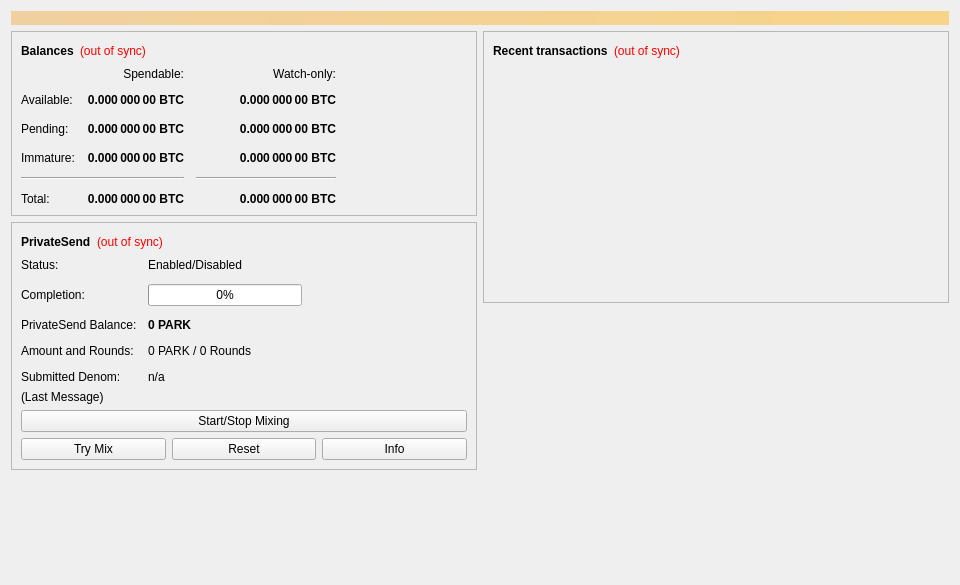
<?xml version="1.0" encoding="UTF-8"?>
<ui version="4.0">
 <class>OverviewPage</class>
 <widget class="QWidget" name="OverviewPage">
  <property name="geometry">
   <rect>
    <x>0</x>
    <y>0</y>
    <width>960</width>
    <height>585</height>
   </rect>
  </property>
  <property name="minimumSize">
   <size>
    <width>960</width>
    <height>0</height>
   </size>
  </property>
  <property name="windowTitle">
   <string>Form</string>
  </property>
  <layout class="QVBoxLayout" name="topLayout">
   <item>
    <widget class="QLabel" name="labelAlerts">
     <property name="visible">
      <bool>false</bool>
     </property>
     <property name="styleSheet">
      <string notr="true">QLabel { background-color: qlineargradient(x1: 0, y1: 0, x2: 1, y2: 0, stop:0 #F0D0A0, stop:1 #F8D488); color:#000000; }</string>
     </property>
     <property name="wordWrap">
      <bool>true</bool>
     </property>
     <property name="margin">
      <number>3</number>
     </property>
     <property name="textInteractionFlags">
      <set>Qt::TextSelectableByMouse</set>
     </property>
    </widget>
   </item>
   <item>
    <layout class="QHBoxLayout" name="horizontalLayout" stretch="1,1">
     <item>
      <layout class="QVBoxLayout" name="verticalLayout_2">
       <item>
        <widget class="QFrame" name="frame">
         <property name="frameShape">
          <enum>QFrame::StyledPanel</enum>
         </property>
         <property name="frameShadow">
          <enum>QFrame::Raised</enum>
         </property>
         <layout class="QVBoxLayout" name="verticalLayout_4">
          <item>
           <layout class="QHBoxLayout" name="horizontalLayout_4">
            <item>
             <widget class="QLabel" name="label_5">
              <property name="font">
               <font>
                <weight>75</weight>
                <bold>true</bold>
               </font>
              </property>
              <property name="text">
               <string>Balances</string>
              </property>
             </widget>
            </item>
            <item>
             <widget class="QLabel" name="labelWalletStatus">
              <property name="toolTip">
               <string>The displayed information may be out of date. Your wallet automatically synchronizes with the Parking network after a connection is established, but this process has not completed yet.</string>
              </property>
              <property name="styleSheet">
               <string notr="true">QLabel { color: red; }</string>
              </property>
              <property name="text">
               <string notr="true">(out of sync)</string>
              </property>
              <property name="alignment">
               <set>Qt::AlignLeading|Qt::AlignLeft|Qt::AlignVCenter</set>
              </property>
             </widget>
            </item>
            <item>
             <spacer name="horizontalSpacer_3">
              <property name="orientation">
               <enum>Qt::Horizontal</enum>
              </property>
              <property name="sizeHint" stdset="0">
               <size>
                <width>40</width>
                <height>20</height>
               </size>
              </property>
             </spacer>
            </item>
           </layout>
          </item>
          <item>
           <layout class="QGridLayout" name="gridLayout">
            <property name="spacing">
             <number>12</number>
            </property>
            <item row="2" column="2">
             <widget class="QLabel" name="labelWatchPending">
              <property name="font">
               <font>
                <weight>75</weight>
                <bold>true</bold>
               </font>
              </property>
              <property name="cursor">
               <cursorShape>IBeamCursor</cursorShape>
              </property>
              <property name="toolTip">
               <string>Unconfirmed transactions to watch-only addresses</string>
              </property>
              <property name="text">
               <string notr="true">0.000 000 00 BTC</string>
              </property>
              <property name="alignment">
               <set>Qt::AlignRight|Qt::AlignTrailing|Qt::AlignVCenter</set>
              </property>
              <property name="textInteractionFlags">
               <set>Qt::LinksAccessibleByMouse|Qt::TextSelectableByKeyboard|Qt::TextSelectableByMouse</set>
              </property>
             </widget>
            </item>
            <item row="2" column="1">
             <widget class="QLabel" name="labelUnconfirmed">
              <property name="font">
               <font>
                <weight>75</weight>
                <bold>true</bold>
               </font>
              </property>
              <property name="cursor">
               <cursorShape>IBeamCursor</cursorShape>
              </property>
              <property name="toolTip">
               <string>Total of transactions that have yet to be confirmed, and do not yet count toward the spendable balance</string>
              </property>
              <property name="text">
               <string notr="true">0.000 000 00 BTC</string>
              </property>
              <property name="alignment">
               <set>Qt::AlignRight|Qt::AlignTrailing|Qt::AlignVCenter</set>
              </property>
              <property name="textInteractionFlags">
               <set>Qt::LinksAccessibleByMouse|Qt::TextSelectableByKeyboard|Qt::TextSelectableByMouse</set>
              </property>
             </widget>
            </item>
            <item row="3" column="2">
             <widget class="QLabel" name="labelWatchImmature">
              <property name="font">
               <font>
                <weight>75</weight>
                <bold>true</bold>
               </font>
              </property>
              <property name="cursor">
               <cursorShape>IBeamCursor</cursorShape>
              </property>
              <property name="toolTip">
               <string>Mined balance in watch-only addresses that has not yet matured</string>
              </property>
              <property name="text">
               <string notr="true">0.000 000 00 BTC</string>
              </property>
              <property name="alignment">
               <set>Qt::AlignRight|Qt::AlignTrailing|Qt::AlignVCenter</set>
              </property>
              <property name="textInteractionFlags">
               <set>Qt::LinksAccessibleByMouse|Qt::TextSelectableByKeyboard|Qt::TextSelectableByMouse</set>
              </property>
             </widget>
            </item>
            <item row="4" column="0" colspan="2">
             <widget class="Line" name="lineSpendableBalance">
              <property name="orientation">
               <enum>Qt::Horizontal</enum>
              </property>
             </widget>
            </item>
            <item row="4" column="2">
             <widget class="Line" name="lineWatchBalance">
              <property name="sizePolicy">
               <sizepolicy hsizetype="Preferred" vsizetype="Fixed">
                <horstretch>0</horstretch>
                <verstretch>0</verstretch>
               </sizepolicy>
              </property>
              <property name="minimumSize">
               <size>
                <width>140</width>
                <height>0</height>
               </size>
              </property>
              <property name="orientation">
               <enum>Qt::Horizontal</enum>
              </property>
             </widget>
            </item>
            <item row="5" column="0">
             <widget class="QLabel" name="labelTotalText">
              <property name="text">
               <string>Total:</string>
              </property>
             </widget>
            </item>
            <item row="3" column="1">
             <widget class="QLabel" name="labelImmature">
              <property name="font">
               <font>
                <weight>75</weight>
                <bold>true</bold>
               </font>
              </property>
              <property name="cursor">
               <cursorShape>IBeamCursor</cursorShape>
              </property>
              <property name="toolTip">
               <string>Mined balance that has not yet matured</string>
              </property>
              <property name="text">
               <string notr="true">0.000 000 00 BTC</string>
              </property>
              <property name="alignment">
               <set>Qt::AlignRight|Qt::AlignTrailing|Qt::AlignVCenter</set>
              </property>
              <property name="textInteractionFlags">
               <set>Qt::LinksAccessibleByMouse|Qt::TextSelectableByKeyboard|Qt::TextSelectableByMouse</set>
              </property>
             </widget>
            </item>
            <item row="2" column="3">
             <spacer name="horizontalSpacer_2">
              <property name="orientation">
               <enum>Qt::Horizontal</enum>
              </property>
              <property name="sizeHint" stdset="0">
               <size>
                <width>40</width>
                <height>20</height>
               </size>
              </property>
             </spacer>
            </item>
            <item row="3" column="0">
             <widget class="QLabel" name="labelImmatureText">
              <property name="text">
               <string>Immature:</string>
              </property>
             </widget>
            </item>
            <item row="5" column="1">
             <widget class="QLabel" name="labelTotal">
              <property name="font">
               <font>
                <weight>75</weight>
                <bold>true</bold>
               </font>
              </property>
              <property name="cursor">
               <cursorShape>IBeamCursor</cursorShape>
              </property>
              <property name="toolTip">
               <string>Your current total balance</string>
              </property>
              <property name="text">
               <string notr="true">0.000 000 00 BTC</string>
              </property>
              <property name="alignment">
               <set>Qt::AlignRight|Qt::AlignTrailing|Qt::AlignVCenter</set>
              </property>
              <property name="textInteractionFlags">
               <set>Qt::LinksAccessibleByMouse|Qt::TextSelectableByKeyboard|Qt::TextSelectableByMouse</set>
              </property>
             </widget>
            </item>
            <item row="5" column="2">
             <widget class="QLabel" name="labelWatchTotal">
              <property name="font">
               <font>
                <weight>75</weight>
                <bold>true</bold>
               </font>
              </property>
              <property name="cursor">
               <cursorShape>IBeamCursor</cursorShape>
              </property>
              <property name="toolTip">
               <string>Current total balance in watch-only addresses</string>
              </property>
              <property name="text">
               <string notr="true">0.000 000 00 BTC</string>
              </property>
              <property name="alignment">
               <set>Qt::AlignRight|Qt::AlignTrailing|Qt::AlignVCenter</set>
              </property>
              <property name="textInteractionFlags">
               <set>Qt::LinksAccessibleByMouse|Qt::TextSelectableByKeyboard|Qt::TextSelectableByMouse</set>
              </property>
             </widget>
            </item>
            <item row="0" column="2">
             <widget class="QLabel" name="labelWatchonly">
              <property name="text">
               <string>Watch-only:</string>
              </property>
              <property name="alignment">
               <set>Qt::AlignRight|Qt::AlignTrailing|Qt::AlignVCenter</set>
              </property>
             </widget>
            </item>
            <item row="1" column="0">
             <widget class="QLabel" name="labelBalanceText">
              <property name="text">
               <string>Available:</string>
              </property>
             </widget>
            </item>
            <item row="1" column="1">
             <widget class="QLabel" name="labelBalance">
              <property name="font">
               <font>
                <weight>75</weight>
                <bold>true</bold>
               </font>
              </property>
              <property name="cursor">
               <cursorShape>IBeamCursor</cursorShape>
              </property>
              <property name="toolTip">
               <string>Your current spendable balance</string>
              </property>
              <property name="text">
               <string notr="true">0.000 000 00 BTC</string>
              </property>
              <property name="alignment">
               <set>Qt::AlignRight|Qt::AlignTrailing|Qt::AlignVCenter</set>
              </property>
              <property name="textInteractionFlags">
               <set>Qt::LinksAccessibleByMouse|Qt::TextSelectableByKeyboard|Qt::TextSelectableByMouse</set>
              </property>
             </widget>
            </item>
            <item row="1" column="2">
             <widget class="QLabel" name="labelWatchAvailable">
              <property name="font">
               <font>
                <weight>75</weight>
                <bold>true</bold>
               </font>
              </property>
              <property name="cursor">
               <cursorShape>IBeamCursor</cursorShape>
              </property>
              <property name="toolTip">
               <string>Your current balance in watch-only addresses</string>
              </property>
              <property name="text">
               <string notr="true">0.000 000 00 BTC</string>
              </property>
              <property name="alignment">
               <set>Qt::AlignRight|Qt::AlignTrailing|Qt::AlignVCenter</set>
              </property>
              <property name="textInteractionFlags">
               <set>Qt::LinksAccessibleByMouse|Qt::TextSelectableByKeyboard|Qt::TextSelectableByMouse</set>
              </property>
             </widget>
            </item>
            <item row="2" column="0">
             <widget class="QLabel" name="labelPendingText">
              <property name="text">
               <string>Pending:</string>
              </property>
             </widget>
            </item>
            <item row="0" column="1">
             <widget class="QLabel" name="labelSpendable">
              <property name="text">
               <string>Spendable:</string>
              </property>
              <property name="alignment">
               <set>Qt::AlignRight|Qt::AlignTrailing|Qt::AlignVCenter</set>
              </property>
             </widget>
            </item>
           </layout>
          </item>
         </layout>
        </widget>
       </item>
       <item>
        <widget class="QFrame" name="framePrivateSend">
         <property name="layoutDirection">
          <enum>Qt::LeftToRight</enum>
         </property>
         <property name="frameShape">
          <enum>QFrame::StyledPanel</enum>
         </property>
         <property name="frameShadow">
          <enum>QFrame::Raised</enum>
         </property>
         <layout class="QVBoxLayout" name="VerticalLayout_PS1">
          <item>
           <layout class="QHBoxLayout" name="horizontalLayout_5">
            <item>
             <widget class="QLabel" name="labelPrivateSendHeader">
              <property name="font">
               <font>
                <weight>75</weight>
                <bold>true</bold>
               </font>
              </property>
              <property name="text">
               <string>PrivateSend</string>
              </property>
             </widget>
            </item>
            <item>
             <widget class="QLabel" name="labelPrivateSendSyncStatus">
              <property name="toolTip">
               <string>The displayed information may be out of date. Your wallet automatically synchronizes with the Parking network after a connection is established, but this process has not completed yet.</string>
              </property>
              <property name="styleSheet">
               <string notr="true">QLabel { color: red; }</string>
              </property>
              <property name="text">
               <string notr="true">(out of sync)</string>
              </property>
              <property name="alignment">
               <set>Qt::AlignLeading|Qt::AlignLeft|Qt::AlignVCenter</set>
              </property>
             </widget>
            </item>
            <item>
             <spacer name="horizontalSpacer_4">
              <property name="orientation">
               <enum>Qt::Horizontal</enum>
              </property>
              <property name="sizeHint" stdset="0">
               <size>
                <width>40</width>
                <height>20</height>
               </size>
              </property>
             </spacer>
            </item>
           </layout>
          </item>
          <item>
           <layout class="QFormLayout" name="privateSendFormLayout">
            <property name="fieldGrowthPolicy">
             <enum>QFormLayout::AllNonFixedFieldsGrow</enum>
            </property>
            <property name="horizontalSpacing">
             <number>11</number>
            </property>
            <property name="verticalSpacing">
             <number>12</number>
            </property>
            <item row="0" column="0">
             <widget class="QLabel" name="labelPrivateSendEnabledText">
              <property name="text">
               <string>Status:</string>
              </property>
             </widget>
            </item>
            <item row="0" column="1">
             <widget class="QLabel" name="labelPrivateSendEnabled">
              <property name="text">
               <string>Enabled/Disabled</string>
              </property>
             </widget>
            </item>
            <item row="1" column="0">
             <widget class="QLabel" name="labelCompletitionText">
              <property name="text">
               <string>Completion:</string>
              </property>
             </widget>
            </item>
            <item row="1" column="1">
             <widget class="QProgressBar" name="privateSendProgress">
              <property name="maximumSize">
               <size>
                <width>154</width>
                <height>16777215</height>
               </size>
              </property>
              <property name="value">
               <number>0</number>
              </property>
             </widget>
            </item>
            <item row="2" column="0">
             <widget class="QLabel" name="labelAnonymizedText">
              <property name="text">
               <string>PrivateSend Balance:</string>
              </property>
             </widget>
            </item>
            <item row="2" column="1">
             <widget class="QLabel" name="labelAnonymized">
              <property name="font">
               <font>
                <weight>75</weight>
                <bold>true</bold>
               </font>
              </property>
              <property name="text">
               <string notr="true">0 PARK</string>
              </property>
             </widget>
            </item>
            <item row="3" column="0">
             <widget class="QLabel" name="labelAmountAndRoundsText">
              <property name="text">
               <string>Amount and Rounds:</string>
              </property>
             </widget>
            </item>
            <item row="3" column="1">
             <widget class="QLabel" name="labelAmountRounds">
              <property name="text">
               <string>0 PARK / 0 Rounds</string>
              </property>
             </widget>
            </item>
            <item row="4" column="0">
             <widget class="QLabel" name="labelSubmittedDenomText">
              <property name="text">
               <string>Submitted Denom:</string>
              </property>
             </widget>
            </item>
            <item row="4" column="1">
             <widget class="QLabel" name="labelSubmittedDenom">
              <property name="toolTip">
               <string>The denominations you submitted to the Masternode.&lt;br&gt;To mix, other users must submit the exact same denominations.</string>
              </property>
              <property name="text">
               <string>n/a</string>
              </property>
             </widget>
            </item>
           </layout>
          </item>
          <item>
           <layout class="QVBoxLayout" name="VerticalLayout_PS">
            <item>
             <widget class="QLabel" name="labelPrivateSendLastMessage">
              <property name="text">
               <string>(Last Message)</string>
              </property>
              <property name="alignment">
               <set>Qt::AlignLeading|Qt::AlignLeft|Qt::AlignTop</set>
              </property>
              <property name="wordWrap">
               <bool>true</bool>
              </property>
             </widget>
            </item>
            <item>
             <widget class="QPushButton" name="togglePrivateSend">
              <property name="sizePolicy">
               <sizepolicy hsizetype="MinimumExpanding" vsizetype="Fixed">
                <horstretch>0</horstretch>
                <verstretch>0</verstretch>
               </sizepolicy>
              </property>
              <property name="text">
               <string>Start/Stop Mixing</string>
              </property>
             </widget>
            </item>
            <item>
             <layout class="QHBoxLayout" name="horizontalLayout_debugbuttons">
              <item>
               <widget class="QPushButton" name="privateSendAuto">
                <property name="sizePolicy">
                 <sizepolicy hsizetype="MinimumExpanding" vsizetype="Fixed">
                  <horstretch>0</horstretch>
                  <verstretch>0</verstretch>
                 </sizepolicy>
                </property>
                <property name="toolTip">
                 <string>Try to manually submit a PrivateSend request.</string>
                </property>
                <property name="text">
                 <string>Try Mix</string>
                </property>
               </widget>
              </item>
              <item>
               <widget class="QPushButton" name="privateSendReset">
                <property name="sizePolicy">
                 <sizepolicy hsizetype="MinimumExpanding" vsizetype="Fixed">
                  <horstretch>0</horstretch>
                  <verstretch>0</verstretch>
                 </sizepolicy>
                </property>
                <property name="toolTip">
                 <string>Reset the current status of PrivateSend (can interrupt PrivateSend if it's in the process of Mixing, which can cost you money!)</string>
                </property>
                <property name="autoFillBackground">
                 <bool>false</bool>
                </property>
                <property name="text">
                 <string>Reset</string>
                </property>
               </widget>
              </item>
              <item>
               <widget class="QPushButton" name="privateSendInfo">
                <property name="sizePolicy">
                 <sizepolicy hsizetype="MinimumExpanding" vsizetype="Fixed">
                  <horstretch>0</horstretch>
                  <verstretch>0</verstretch>
                 </sizepolicy>
                </property>
                <property name="toolTip">
                 <string>Information about PrivateSend and Mixing</string>
                </property>
                <property name="text">
                 <string>Info</string>
                </property>
               </widget>
              </item>
             </layout>
            </item>
           </layout>
          </item>
         </layout>
        </widget>
       </item>
       <item>
        <spacer name="verticalSpacer">
         <property name="orientation">
          <enum>Qt::Vertical</enum>
         </property>
         <property name="sizeHint" stdset="0">
          <size>
           <width>20</width>
           <height>40</height>
          </size>
         </property>
        </spacer>
       </item>
      </layout>
     </item>
     <item>
      <layout class="QVBoxLayout" name="verticalLayout_3">
       <item>
        <widget class="QFrame" name="frame_2">
         <property name="frameShape">
          <enum>QFrame::StyledPanel</enum>
         </property>
         <property name="frameShadow">
          <enum>QFrame::Raised</enum>
         </property>
         <layout class="QVBoxLayout" name="verticalLayout">
          <item>
           <layout class="QHBoxLayout" name="horizontalLayout_2">
            <item>
             <widget class="QLabel" name="label_4">
              <property name="font">
               <font>
                <weight>75</weight>
                <bold>true</bold>
               </font>
              </property>
              <property name="text">
               <string>Recent transactions</string>
              </property>
             </widget>
            </item>
            <item>
             <widget class="QLabel" name="labelTransactionsStatus">
              <property name="toolTip">
               <string>The displayed information may be out of date. Your wallet automatically synchronizes with the Parking network after a connection is established, but this process has not completed yet.</string>
              </property>
              <property name="styleSheet">
               <string notr="true">QLabel { color: red; }</string>
              </property>
              <property name="text">
               <string notr="true">(out of sync)</string>
              </property>
              <property name="alignment">
               <set>Qt::AlignLeading|Qt::AlignLeft|Qt::AlignVCenter</set>
              </property>
             </widget>
            </item>
            <item>
             <spacer name="horizontalSpacer">
              <property name="orientation">
               <enum>Qt::Horizontal</enum>
              </property>
              <property name="sizeHint" stdset="0">
               <size>
                <width>40</width>
                <height>20</height>
               </size>
              </property>
             </spacer>
            </item>
           </layout>
          </item>
          <item>
           <widget class="QListView" name="listTransactions">
            <property name="styleSheet">
             <string notr="true">QListView { background: transparent; }</string>
            </property>
            <property name="frameShape">
             <enum>QFrame::NoFrame</enum>
            </property>
            <property name="verticalScrollBarPolicy">
             <enum>Qt::ScrollBarAlwaysOff</enum>
            </property>
            <property name="horizontalScrollBarPolicy">
             <enum>Qt::ScrollBarAlwaysOff</enum>
            </property>
            <property name="selectionMode">
             <enum>QAbstractItemView::NoSelection</enum>
            </property>
           </widget>
          </item>
         </layout>
        </widget>
       </item>
       <item>
        <spacer name="verticalSpacer_2">
         <property name="orientation">
          <enum>Qt::Vertical</enum>
         </property>
         <property name="sizeHint" stdset="0">
          <size>
           <width>20</width>
           <height>40</height>
          </size>
         </property>
        </spacer>
       </item>
      </layout>
     </item>
    </layout>
   </item>
  </layout>
 </widget>
 <resources/>
 <connections/>
</ui>
